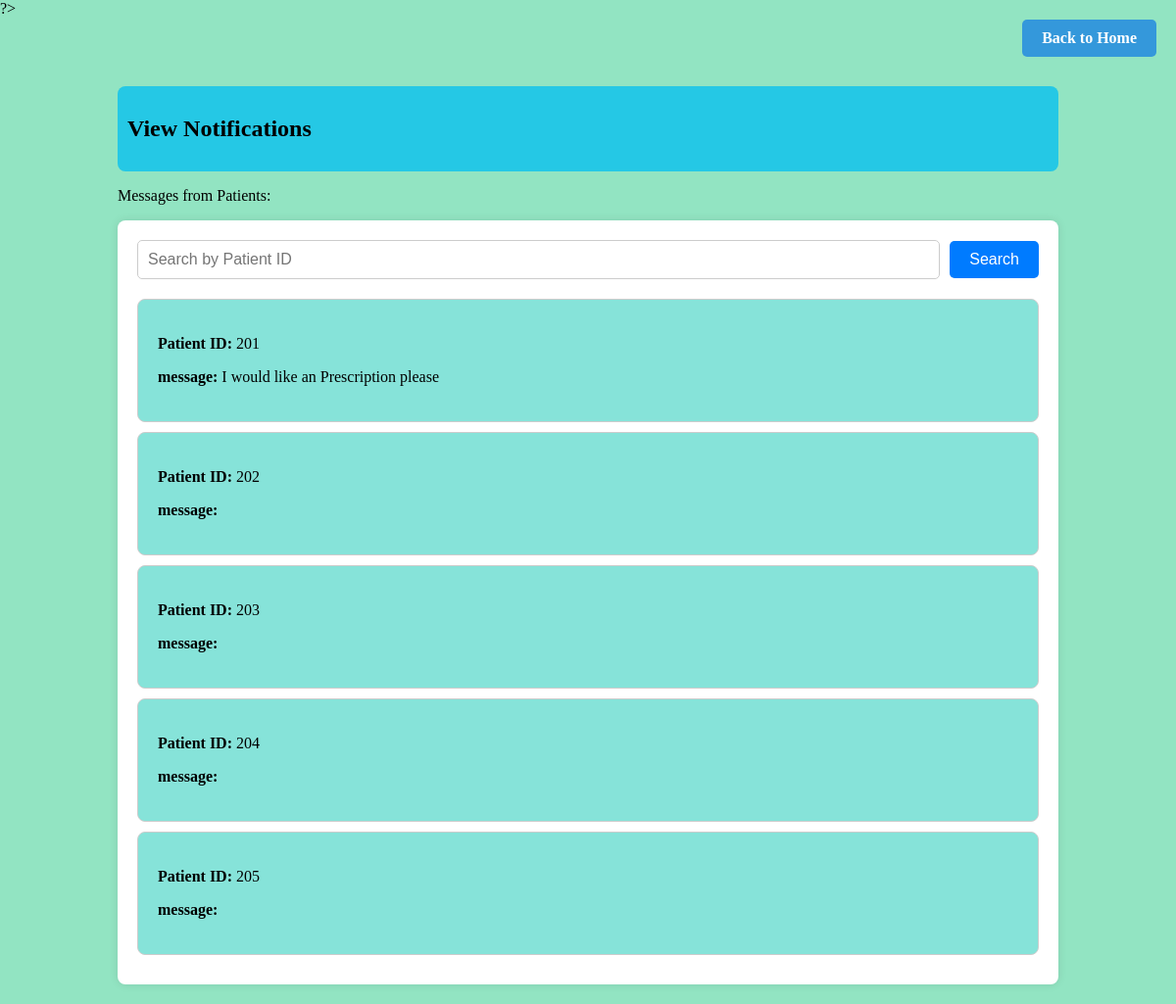
Page /view_pharmacist_notifications.php on the committed database.
### tables this page shows
CREATE TABLE "Patient" (
	"patient_id"	INTEGER NOT NULL,
	"patient_Fname"	TEXT NOT NULL,
	"patient_Lname"	TEXT NOT NULL,
	"patient_dob"	INTEGER NOT NULL,
	"patient_gender"	INTEGER NOT NULL,
	"patient_password"	TEXT NOT NULL,
	"patient_diagnosis"	NUMERIC,
	"app_message"	TEXT,
	"pre_message"	TEXT,
	PRIMARY KEY("patient_id")
);

### view_pharmacist_notifications.php (the view, shortened to what this page needs)
<?php
$db = new SQLite3('SoftwareProjDB.db');
if(isset($_GET['search']) && !empty($_GET['search'])) {
    $search = $_GET['search'];
    $query = $db->prepare("SELECT * FROM Patient WHERE patient_id = :search");
    $query->bindValue(':search', $search, SQLITE3_TEXT);
} else {
    $query = $db->prepare("SELECT * FROM Patient");
}
$result = $query->execute();
$notifications = [];
while ($row = $result->fetchArray(SQLITE3_ASSOC)) {
    $notifications[] = $row;
}
?>
<a href="pharmacist_dashboard.php" class="back-to-home-button">Back to Home</a>
<!DOCTYPE html>
<html lang="en">
<head>
    <link rel="stylesheet" href="style.css">
</head>
<body>
<div class="container">
<div class ="dashboard-title">
    <h2>View Notifications</h2>
    </div>
    <p>Messages from Patients:</p>
    <div class="content-box">
        <form action="" method="GET" class="search-form">
            <input type="text" name="search" placeholder="Search by Patient ID" class="search-input">
            <button type="submit" class="search-button">Search</button>
        </form>
        <?php foreach ($notifications as $notification): ?>
            <div class="record-box">
                <p><strong>Patient ID:</strong> <?php echo $notification['patient_id']; ?></p>
                <p><strong>message:</strong> <?php echo $notification['pre_message']; ?></p>
            </div>
        <?php endforeach; ?>
    </div>
</div>
</body>
</html>

### style.css (style rules this page uses)
body { background-color: rgba(26, 200, 127, 0.475); margin: 0; padding: 0; }
.container { width: 80%; margin: 0 auto; padding: 20px; flex-direction: column; align-items: center; }
.content-box { background-color: #ffffff; padding: 20px; border-radius: 8px; box-shadow: 0 0 10px rgba(0, 0, 0, 0.1); overflow: auto; }
.dashboard-title { background-color: #25c8e5; border-radius: 8px; padding: 10px; margin-top: 50px; margin-top: 50px; }
.back-to-home-button { position: fixed; top: 20px; right: 20px; background-color: #3498db; color: #fff; padding: 10px 20px; border: none; border-radius: 5px; text-decoration: none; font-weight: bold; cursor: pointer; }
.search-form { display: flex; align-items: center; margin-bottom: 20px; }
.search-input { flex: 1; padding: 10px; font-size: 16px; border: 1px solid #ccc; border-radius: 5px; margin-right: 10px; }
.search-button { padding: 10px 20px; font-size: 16px; background-color: #007bff; color: #fff; border: none; border-radius: 5px; cursor: pointer; transition: background-color 0.3s ease; }
.record-box { background-color: #86e3d9; border: 1px solid #ccc; border-radius: 8px; margin-bottom: 10px; padding: 20px; }

### rows in the picture
patient: patient_id "201", pre_message "I would like an Prescription please"
patient: patient_id "202"
patient: patient_id "203"
patient: patient_id "204"
patient: patient_id "205"
